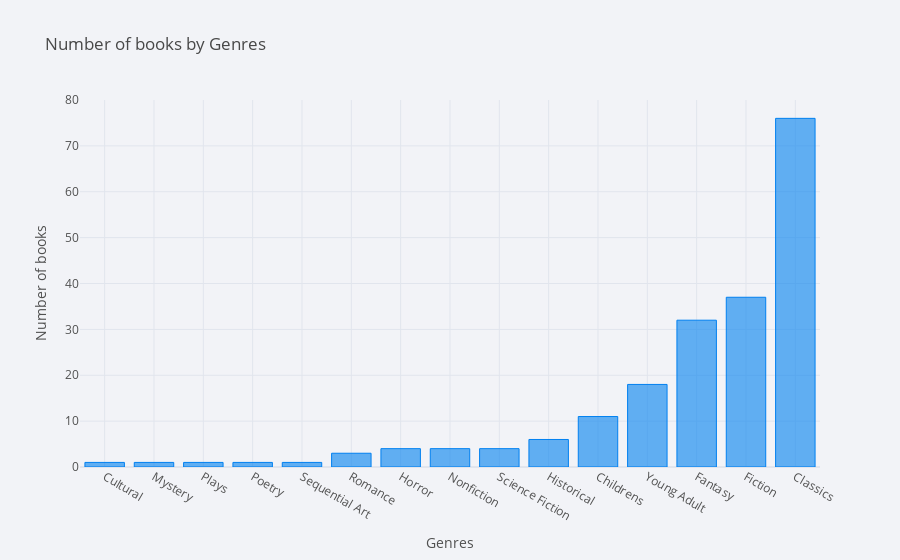

Notebook code for this chart:
### Markdown cell above
## Finding books based on genre

### Code cell
df.groupby('genres')['id'].count().sort_values().iplot(
kind = 'bar',
xTitle = 'Genres',
yTitle = 'Number of books',
title = 'Number of books by Genres')

### Figure 1 — Plotly figure (JSON) as saved in the notebook; plotly's stock layout.template omitted (floating-point values rounded to 4 significant figures)
{"data": [{"marker": {"color": "rgba(0, 128, 240, 0.6)", "line": {"color": "rgba(0, 128, 240, 1.0)", "width": 1}}, "name": "id", "orientation": "v", "text": "", "type": "bar", "x": ["Cultural", "Mystery", "Plays", "Poetry", "Sequential Art", "Romance", "Horror", "Nonfiction", "Science Fiction", "Historical", "Childrens", "Young Adult", "Fantasy", "Fiction", "Classics"], "y": [1, 1, 1, 1, 1, 3, 4, 4, 4, 6, 11, 18, 32, 37, 76]}], "layout": {"legend": {"bgcolor": "#F2F3F7", "font": {"color": "#505050"}}, "paper_bgcolor": "#F2F3F7", "plot_bgcolor": "#F2F3F7", "title": {"font": {"color": "#484848"}, "text": "Number of books by Genres"}, "xaxis": {"gridcolor": "#E1E5ED", "showgrid": true, "tickfont": {"color": "#505050"}, "title": {"font": {"color": "#505050"}, "text": "Genres"}, "zerolinecolor": "#E1E5ED"}, "yaxis": {"gridcolor": "#E1E5ED", "showgrid": true, "tickfont": {"color": "#505050"}, "title": {"font": {"color": "#505050"}, "text": "Number of books"}, "zerolinecolor": "#E1E5ED"}}}
